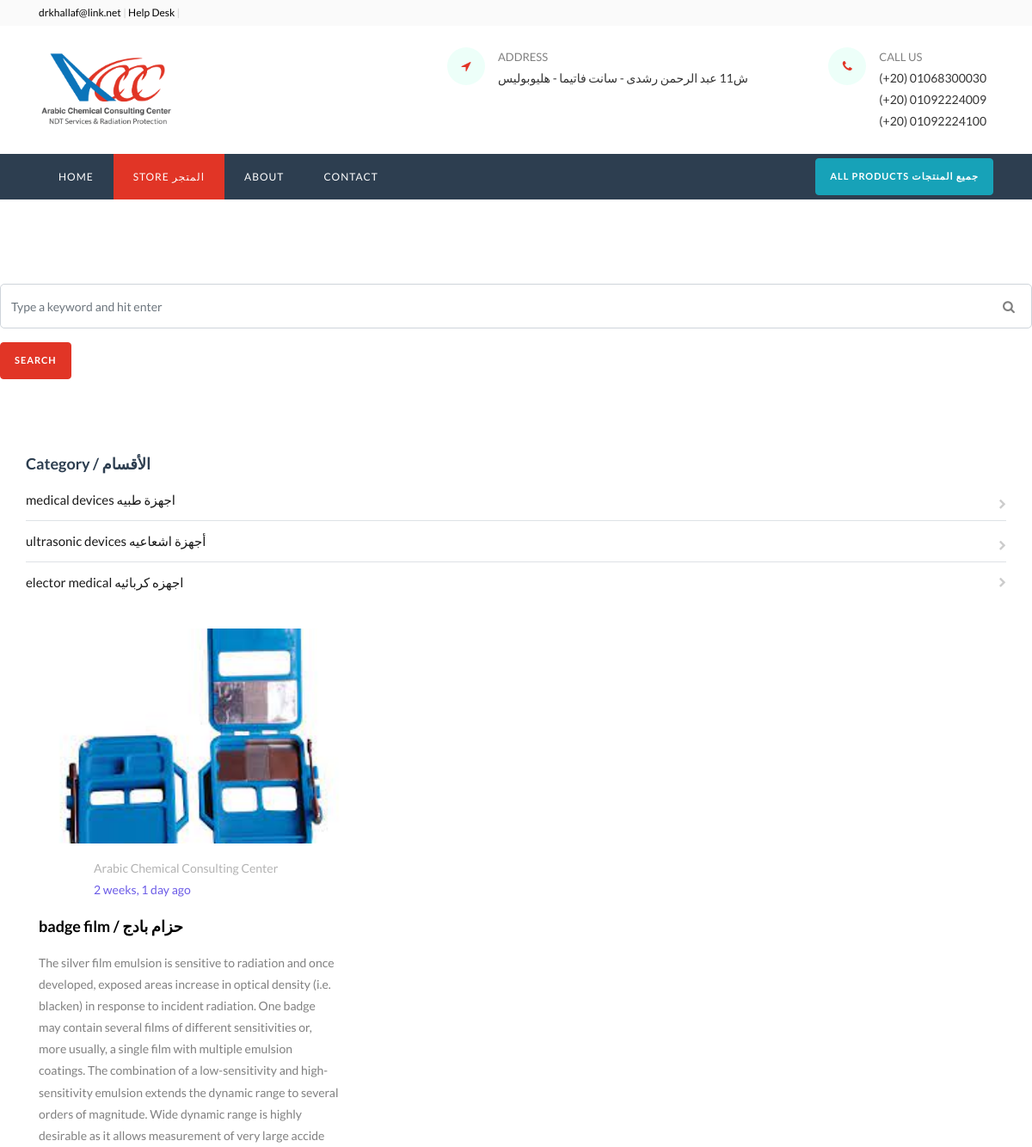
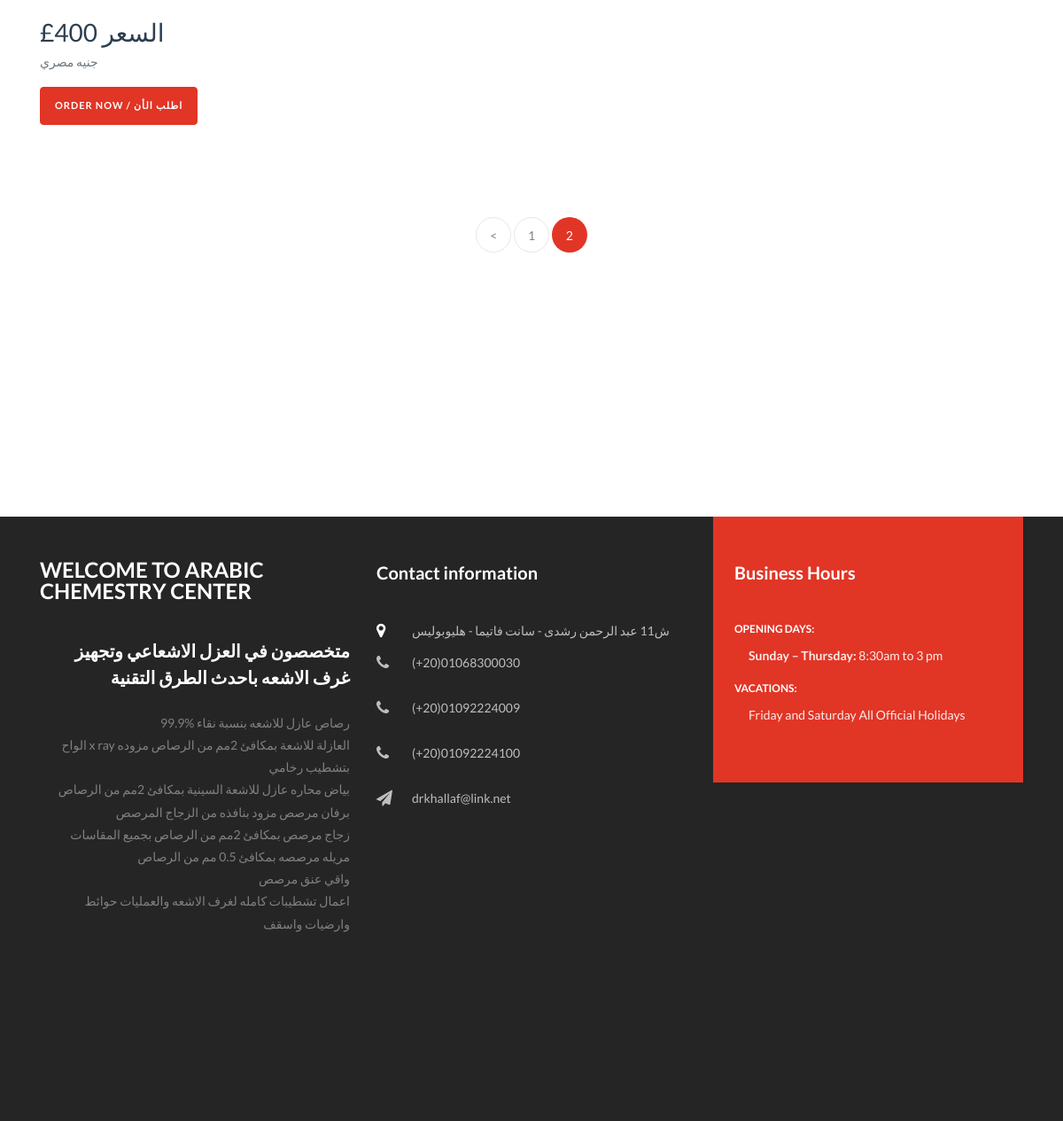
The page /store/?page=2 on the database its author committed (2 pictures, top to bottom).
### category/models.py (models this page shows, shortened)
class Category(models.Model):
    category_name_inenglish = models.CharField(_("اسم القسم بالانجليزي"), max_length=255, unique=True)
    category_name_inarabic = models.CharField(_("اسم القسم بالعربي"), max_length=255, unique=True)
    slug = models.SlugField(_("اسم القسم في الرابط"), max_length=100, unique=True)
    description = models.TextField(_("الوصف"), max_length=255, blank=True)
    cat_image = models.ImageField(_("صوره لو في"),  blank=True)
    class Meta:
        verbose_name = _('القسم')
        verbose_name_plural = _("الأقسام")
    def get_url(self):
            return reverse('products_by_category', args=[self.slug])

### store/models.py (models this page shows, shortened)
class Product(models.Model):
    product_name_in_inglish    = models.CharField(_("اسم المنتج بالانجليزي"), max_length=200, unique=True)
    product_name_in_arabic   = models.CharField(_("اسم المنتج بالعربي"),max_length=200, unique=True)
    slug            = models.SlugField(_("اسم المنتج في الرابط"), max_length=200, unique=True)
    description     = models.TextField(_("الوصف بالإنجليزي"),  blank=True)
    descriptionin_arabic     = models.TextField(_(" الوصف بالعربي"),  blank=True)
    price           = models.IntegerField(_("السعر"),)
    images          = models.ImageField(_("الصوره") )
    is_available    = models.BooleanField(_("متوفر؟"),default=True)
    category        = models.ForeignKey(Category, on_delete=models.CASCADE)
    created_date    = models.DateTimeField(_("تاريخ الأضافه"),auto_now_add=True)
    modified_date   = models.DateTimeField(_("اخر تعديل"),auto_now=True)
    class Meta:
        verbose_name = _("المنتج")
        verbose_name_plural = _("المنتجات")
    def get_url(self):
        return reverse('product_detail', args=[self.category.slug, self.slug])

### store/views.py (the view, shortened to what this page needs)
# urls.py: path('store/', include('store.urls')),
def store (request, category_slug= None):
    home_slides = HomeSliedes.objects.all()
    products = None
    categories = None
    if category_slug != None:
        categories = get_object_or_404(Category, slug=category_slug)
        products = Product.objects.filter(category=categories, is_available=True)
        paginator = Paginator(products, 3) # Show 25 contacts per page.
        page_number = request.GET.get('page')
        page_obj = paginator.get_page(page_number)
    else:
        products = Product.objects.all().filter(is_available=True).order_by('id')
        paginator = Paginator(products, 3) # Show 25 contacts per page.
        page_number = request.GET.get('page')
        page_obj = paginator.get_page(page_number)
    return render(request, 'store/store.html', {'products': page_obj, "categories":categories, "home_slides":home_slides})

### category/context_processors.py (called while the page is built)
def menu_links(request):
    links = Category.objects.all()
    return dict(links=links)

### templates/store/store.html (shortened to what this page needs)
{% extends 'base.html' %}
{% load static %}
{% load humanize %}
{% block content %}
</div>
<div class="collapse navbar-collapse" id="ftco-nav">
  <ul class="navbar-nav mr-auto">
      <li class="nav-item "><a href="{% url 'home' %}" class="nav-link">Home</a></li>
      <li class="nav-item active"><a href="{% url 'store' %}" class="nav-link">Store المتجر</a></li>
      <li class="nav-item"><a href="{% url 'about' %}" class="nav-link">About</a></li>
    <li class="nav-item"><a href="{% url 'contact' %}" class="nav-link">Contact</a></li>
  </ul>
</div>
</div>
</nav>
<section class="ftco-section">
<div class="sidebar-box">
    <form  method='GET'  class="search-form">
      <div class="form-group">
        <span class="fa fa-search"></span>
        <input type="text" class="form-control" name="keyword" placeholder="Type a keyword and hit enter" required>
      </div>
        <button type="submit" class="btn btn-primary">Search  </button>
    </form>
  </div>
</section>
{% if products %}
<section class="ftco-section">
    <div class="container">
      <div class="row">
        <div class="sidebar-box ftco-animate">
            <div class="categories">
              <h3>Category / الأقسام</h3>
              {% for cat_link in links %}
              <li><a href="{{cat_link.get_url}}">{{cat_link.category_name_inenglish}}    {{cat_link.category_name_inarabic}}<span class="fa fa-chevron-right"></span></a></li>
              {% endfor %}
            </div>
          </div>
        {% for product in products %}
        <div class="col-md-4 d-flex ftco-animate">
          <div class="blog-entry align-self-stretch">
            <a href="{{product.get_url}}" class="block-20 rounded" style="background-image: url({{product.images.url}});">
            </a>
            <div class="text mt-3">
                <div class="posted mb-3 d-flex">
                    <div class="img author" style="background-image: url({% static 'medicalassets/images/logo.jpg' %} );"></div>
                    <div class="desc pl-3">
                        <span>Arabic Chemical Consulting Center</span>
                        <span>{{product.created_date|naturaltime}}</span>
                    </div>
                </div>
              <h3 class="heading"><a href="{{product.get_url}}">{{product.product_name_in_inglish}} / {{product.product_name_in_arabic}}</a></h3>
              <p>{{product.description}}</p>
              <h3 class="mb-0 font-weight-semibold">£{{product.price}} السعر</h3>
              <p class="text-muted">جنيه مصري</p>
              <p><a href="{{product.get_url}}" class="btn btn-primary">Order Now / اطلب الأن</a></p>
            </div>
          </div>
        </div>
        {% endfor %}
        </div>
      </div>
      <div class="row mt-5">
        <div class="col text-center">
          <div class="block-27">
            <ul>
                {% if products.has_previous %}
                <li><a href="?page={{products.previous_page_number}}">&lt;</a></li>
                {% endif %}
			{% for i in products.paginator.page_range %}
            {% if products.number == i %}
            <li class="active"><span>{{i}} </span></li>
            {% else %}
            <li><a href="?page={{i}}">{{i}}</a></li>
            {% endif %}
            {% endfor %}
            </ul>
          </div>
        </div>
      </div>
  </section>
                {% endif %}
<section class="ftco-section">
</section>
{% endblock content %}

### rows shown on the page
Category: category_name_inenglish "medical devices", category_name_inarabic "اجهزة طبيه"
Category: category_name_inenglish "ultrasonic devices", category_name_inarabic "أجهزة اشعاعيه"
Category: category_name_inenglish "elector medical", category_name_inarabic "اجهزه كربائيه"
Product: images (picture), created_date "2 weeks, 1 day ago", product_name_in_inglish "badge film", product_name_in_arabic "حزام بادج", description "The silver film emulsion is sensitive to radiation and once developed, exposed areas increase in optical density (i.e. blacken) in response to incident radiation. One badge may contain several films of different sensitivities or, more usually, a single film with multiple emulsion coatings. The combination of a low-sensitivity and high-sensitivity emulsion extends the dynamic range to several orders of magnitude. Wide dynamic range is highly desirable as it allows measurement of very large accide", price "400"

### other values the page prints
{{ i }} "1"
{{ i }} "2"
